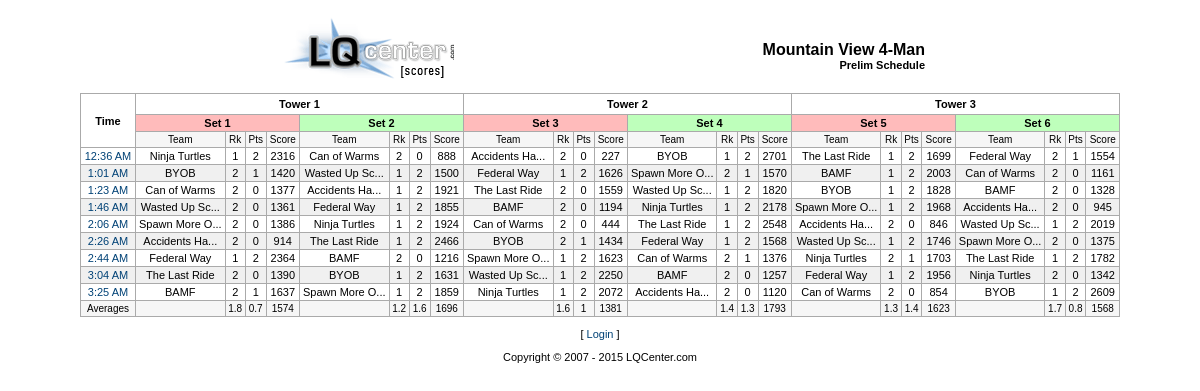
/schedule.php?getEvent=11&getType=pre, run on the app's committed database.
### tables this page shows
CREATE TABLE IF NOT EXISTS `web_events` (
  `id` mediumint(4) NOT NULL AUTO_INCREMENT,
  `stamp` int(10) NOT NULL DEFAULT '0',
  `event_year` smallint(4) NOT NULL,
  `center` smallint(3) NOT NULL DEFAULT '0',
  `title` varchar(50) NOT NULL DEFAULT '',
  `prelim_stamp` int(10) NOT NULL,
  `prelim_sched` enum('auto','manual') NOT NULL DEFAULT 'auto',
  `prelim_gen` enum('0','1') NOT NULL DEFAULT '0',
  `prelim_sets` tinyint(2) NOT NULL DEFAULT '0',
  `prelim_format` enum('dq','tq','none') NOT NULL DEFAULT 'tq',
  `prelim_rankby` enum('score','points') NOT NULL DEFAULT 'score',
  `prelim_drops` enum('0','1') NOT NULL DEFAULT '0',
  `playoff_sets` tinyint(2) NOT NULL DEFAULT '0',
  `playoff_format` enum('dq','tq','none') NOT NULL DEFAULT 'tq',
  `playoff_advance1` tinyint(2) NOT NULL DEFAULT '0',
  `playoff_advance2` tinyint(2) NOT NULL DEFAULT '0',
  `console_sets` tinyint(2) NOT NULL DEFAULT '0',
  `console_format` enum('dq','tq','none') NOT NULL DEFAULT 'tq',
  `playoff_rankby` enum('score','points') NOT NULL DEFAULT 'score',
  `console_advance` tinyint(2) NOT NULL DEFAULT '0',
  `console_advrank` varchar(4) NOT NULL DEFAULT '',
  `final_sets` tinyint(2) NOT NULL DEFAULT '0',
  `final_format` enum('dq','tq','none') NOT NULL DEFAULT 'tq',
  `final_advance` tinyint(2) NOT NULL DEFAULT '0',
  `final_advrank` varchar(4) NOT NULL DEFAULT '',
  `ranks_pre` enum('0','1') NOT NULL DEFAULT '0',
  `ranks_pla` enum('0','1') NOT NULL DEFAULT '0',
  `ranks_con` enum('0','1') NOT NULL DEFAULT '0',
  `ranks_fin` enum('0','1') NOT NULL DEFAULT '0',
  PRIMARY KEY (`id`)
);

CREATE TABLE IF NOT EXISTS `web_games` (
  `id` mediumint(4) NOT NULL AUTO_INCREMENT,
  `event` smallint(3) NOT NULL DEFAULT '0',
  `time` int(10) NOT NULL DEFAULT '0',
  `score_entry` enum('0','1') NOT NULL DEFAULT '0',
  `type` enum('pre','pla','con','fin') NOT NULL DEFAULT 'pre',
  `team1` smallint(4) NOT NULL DEFAULT '0',
  `team1_rank` tinyint(2) NOT NULL DEFAULT '0',
  `team1_score` mediumint(5) NOT NULL DEFAULT '0',
  `team1_deduc` smallint(4) NOT NULL DEFAULT '0',
  `team1_pts` tinyint(2) NOT NULL DEFAULT '0',
  `team2` smallint(4) NOT NULL DEFAULT '0',
  `team2_rank` tinyint(2) NOT NULL DEFAULT '0',
  `team2_score` mediumint(5) NOT NULL DEFAULT '0',
  `team2_deduc` smallint(4) NOT NULL DEFAULT '0',
  `team2_pts` tinyint(2) NOT NULL DEFAULT '0',
  `team3` smallint(4) NOT NULL DEFAULT '0',
  `team3_rank` tinyint(2) NOT NULL DEFAULT '0',
  `team3_score` mediumint(5) NOT NULL DEFAULT '0',
  `team3_deduc` smallint(4) NOT NULL DEFAULT '0',
  `team3_pts` tinyint(2) NOT NULL DEFAULT '0',
  `team4` smallint(4) NOT NULL DEFAULT '0',
  `team4_rank` tinyint(2) NOT NULL DEFAULT '0',
  `team4_score` mediumint(5) NOT NULL DEFAULT '0',
  `team4_deduc` smallint(4) NOT NULL DEFAULT '0',
  `team4_pts` tinyint(2) NOT NULL DEFAULT '0',
  `team5` smallint(4) NOT NULL DEFAULT '0',
  `team5_rank` tinyint(2) NOT NULL DEFAULT '0',
  `team5_score` mediumint(5) NOT NULL DEFAULT '0',
  `team5_deduc` smallint(4) NOT NULL DEFAULT '0',
  `team5_pts` tinyint(2) NOT NULL DEFAULT '0',
  `team6` smallint(4) NOT NULL DEFAULT '0',
  `team6_rank` tinyint(2) NOT NULL DEFAULT '0',
  `team6_score` mediumint(5) NOT NULL DEFAULT '0',
  `team6_deduc` smallint(4) NOT NULL DEFAULT '0',
  `team6_pts` tinyint(2) NOT NULL DEFAULT '0',
  `team7` smallint(4) NOT NULL DEFAULT '0',
  `team7_rank` tinyint(2) NOT NULL DEFAULT '0',
  `team7_score` mediumint(5) NOT NULL DEFAULT '0',
  `team7_deduc` smallint(4) NOT NULL DEFAULT '0',
  `team7_pts` tinyint(2) NOT NULL DEFAULT '0',
  `team8` smallint(4) NOT NULL DEFAULT '0',
  `team8_rank` tinyint(2) NOT NULL DEFAULT '0',
  `team8_score` mediumint(5) NOT NULL DEFAULT '0',
  `team8_deduc` smallint(4) NOT NULL DEFAULT '0',
  `team8_pts` tinyint(2) NOT NULL DEFAULT '0',
  `team9` smallint(4) NOT NULL DEFAULT '0',
  `team9_rank` tinyint(2) NOT NULL DEFAULT '0',
  `team9_score` mediumint(5) NOT NULL DEFAULT '0',
  `team9_deduc` smallint(4) NOT NULL DEFAULT '0',
  `team9_pts` tinyint(2) NOT NULL DEFAULT '0',
  `team10` smallint(4) NOT NULL DEFAULT '0',
  `team11` smallint(4) NOT NULL DEFAULT '0',
  `team12` smallint(4) NOT NULL DEFAULT '0',
  PRIMARY KEY (`id`)
);

### schedule.php (the view, shortened to what the rows shown need)
<?
  require("functions.php");
  if($_POST['submit'] && isset($_COOKIE[lqc_scores_session]))
    {
	if($_POST['do'] == "team_pts")
	    {
		$eventId = $_POST['eventId'];
		$gameId = $_POST['gameId'];
		$game_type = $_POST['game_type'];
		print_header("Admin","Schedule");
		verify_session();
		$team_pts = $_POST['team_pts'];
		foreach($team_pts as $column=>$column_data )
		    {
			if($column_data != "")
			    {
				mysql_query("UPDATE `web_games` SET $column = '$column_data' WHERE id='$gameId' AND event='$eventId'") or die(mysql_error());
			     }
		     }
		echo "<p align=\"center\"><b>Team Points Updated</b></p>\n\n";
		echo "<p align=\"center\">Redirecting...</p>\n\n";
		echo "<p align=\"center\"><a href=\"./schedule.php?eventId=$eventId&game_type=$game_type\">Click here to continue</a></p>\n\n";
		echo "<META HTTP-EQUIV=Refresh CONTENT=\"1; URL=./rank_team_scores.php?eventId=$eventId&game_type=$game_type&onlyPts=true\">\n\n";
		print_footer();
	     }
	elseif($_POST['do'] == "game_time")
	    {
		$eventId = $_POST['eventId'];
		$game_type = $_POST['game_type'];
		$gameId = $_POST['gameId'];
		print_header("Admin","Schedule");
		verify_session();
		$game_time_month = $_POST['game_time_month'];
		$game_time_day = $_POST['game_time_day'];
		$game_time_year = $_POST['game_time_year'];
		$game_time_hh = $_POST['game_time_hh'];
		$game_time_mm = $_POST['game_time_mm'];
		$timestamp = mktime($game_time_hh,$game_time_mm,0,$game_time_month,$game_time_day,$game_time_year);
		mysql_query("UPDATE `web_games` SET time='$timestamp' WHERE id='$gameId' LIMIT 1");
		echo "<p align=\"center\"><b>Game Time Updated</b></p>\n\n";
		echo "<p align=\"center\">Redirecting...</p>\n\n";
		echo "<p align=\"center\"><a href=\"./schedule.php?getEvent=$eventId&getType=$game_type\">Click here to continue</a></p>\n\n";
		echo "<META HTTP-EQUIV=Refresh CONTENT=\"1; URL=./schedule.php?getEvent=$eventId&getType=$game_type\">\n\n";
		print_footer();
	     }
	elseif($_POST['do'] == "add_game")
	    {
		$eventId = $_POST['eventId'];
		$game_type = $_POST['game_type'];
		$event_pack_sets = fetch_pack_sets($eventId,$game_type);
		print_header("Admin","Schedule");
		verify_session();
		$team = $_POST['team'];
		$game_time_month = $_POST['game_time_month'];
		$game_time_day = $_POST['game_time_day'];
		$game_time_year = $_POST['game_time_year'];
		$game_time_hh = $_POST['game_time_hh'];
		$game_time_mm = $_POST['game_time_mm'];
		$game_time = mktime($game_time_hh,$game_time_mm,0,$game_time_month,$game_time_day,$game_time_year);
		$add_game_query = "INSERT INTO `web_games` (`event`, `time`, `type`";
		for($colsA = 1; $colsA < $event_pack_sets+1; $colsA++)
		   {
			$col_name = "team" . $colsA;
			$add_game_query .= ", `$col_name`";
		    }
		$add_game_query .= ") VALUES ('$eventId', '$game_time', '$game_type'";
		for($colsB = 1; $colsB < $event_pack_sets+1; $colsB++)
		   {
			$col_name = "team" . $colsB;
			$add_game_query .= ", '$_POST[$col_name]'";
		    }
		$add_game_query .= ")";
		$insert_game = mysql_query($add_game_query) or die(mysql_error());
		if(!$insert_game)
		    {
			echo "<p align=\"center\"><b>ERROR: Failed to add game</b></p>\n\n";
			echo "<p align=\"center\"><a href=\"./schedule.php?getEvent=$eventId&getType=$game_type\">Click here to continue</a></p>\n\n";
		     }
		else
		    {
			echo "<p align=\"center\"><b>Game Added</b></p>\n\n";
			echo "<p align=\"center\">Redirecting...</p>\n\n";
			echo "<p align=\"center\"><a href=\"./schedule.php?getEvent=$eventId&getType=$game_type\">Click here to continue</a></p>\n\n";
			echo "<META HTTP-EQUIV=Refresh CONTENT=\"1; URL=./schedule.php?getEvent=$eventId&getType=$game_type\">\n\n";
		     }
		print_footer();
	     }
     }
  elseif($_GET["eventId"] != "" && $_GET["generate"] == "playoff_schedule")
    {
	print("Function not available");
     }
  elseif($_GET["getEvent"] != "" && $_GET["getType"] != "")
    {
	$getEvent = $_GET["getEvent"];
	$getType = $_GET["getType"];
	$gameInfo = fetch_game_info($getEvent,$getType);
	print_header($getEvent,"$gameInfo[game_title] Schedule");
	$fetch_teams = mysql_query("SELECT * FROM `web_teams` WHERE team_event='$getEvent' ORDER BY `team_id` ASC");
	while($teamRow = mysql_fetch_assoc($fetch_teams))
	    {
		$team_id = $teamRow["team_id"];
		$team_name = $teamRow["team_name"];
		$team_names[$team_id] = $team_name;
	     }
	$table_width = 50+(165*$gameInfo[game_pack_sets]);
	print("<table width=\"$table_width\" cellspacing=\"1\" cellpadding=\"2\" align=\"center\" bgcolor=\"#aaaaaa\">\n");
	$color1 = "#ffffff";
	$color2 = "#f0f0f0";
	$row_count = 1;
	$fetch_games = mysql_query("SELECT * FROM `web_games` WHERE event='$getEvent' AND type='$getType' ORDER BY `time`, `id` ASC");
	while($gameRow = mysql_fetch_assoc($fetch_games))
	    {
		$row_color = ($row_count % 2) ? $color1 : $color2;
		$game_time = date("g:i A", $gameRow[time]);
		print("  <tr bgcolor=\"$row_color\">\n");
		print("   <td align=\"center\"><a href=\"./schedule.php?getEvent=$getEvent&getType=$getType&getGame=$gameRow[id]\" class=\"tooltip\" title=\"Click here to view game\">$game_time</a></td>\n");
		for($set_column = 1; $set_column < $gameInfo[game_pack_sets]+1; $set_column++)
		    {
			$team_col = "team" . $set_column;
			$team_rank = $team_col . "_rank";
			$team_score = $team_col . "_score";
			$team_deduc = $team_col . "_deduc";
			$team_pts = $team_col . "_pts";
			$field_team = $gameRow[$team_col];
			$field_rank = $gameRow[$team_rank];
			$field_score = $gameRow[$team_score];
			$field_deduc = $gameRow[$team_deduc];
			$field_pts = $gameRow[$team_pts];
			if($field_team == "0")
			    {
				print("   <td colspan=\"4\" class=\"bg_grey_diag\">&nbsp;</td>\n");
			     }
			else
			    {
				$team_name_len = strlen($team_names[$field_team]);
				if($team_name_len > 14)
				    {
					$team_name = substr($team_names[$field_team], 0, 12);
					$team_name .= "...";
					print("   <td align=\"center\" class=\"default\"><a href=\"#\" class=\"tooltip\" title=\"$team_names[$field_team]\">$team_name</a></td>\n");
				     }
				else
				    {
					$team_name = $team_names[$field_team];
					print("   <td align=\"center\">$team_name</td>\n");
				     }
				print("   <td align=\"center\">$field_rank</td>\n");
				print("   <td align=\"center\">$field_pts</td>\n");
				if($field_deduc != "0")
				    {
					print("   <td align=\"center\" class=\"bold_red\"><a href=\"#\" class=\"tooltip\" title=\"$team_name took a deduction of<br>$field_deduc points this game\">$field_score</a></td>\n");
				     }
				else
				    {
					print("   <td align=\"center\">$field_score</td>\n");
				     }
			     }
		     }
		print(" </tr>\n");
		$row_count++;
	     }
	print("</table>\n\n");
	print_footer();
     }
  else
    {
	print_header("Error",0);
	show_error("405 Method Not Allowed");
	print_footer();
     }
?>

### functions.php (shortened to what the rows shown need)
<?
  function fetch_game_info($event_id,$game_type)
    {
	$fetch_event = mysql_query("SELECT * FROM `web_events` WHERE id='$event_id' LIMIT 1") or die(mysql_error());
	$eventRow = mysql_fetch_assoc($fetch_event);
	$event_title = $eventRow[title];
	$center = return_center($eventRow[center]);
	if($game_type == "pre")
	    {
		$game_pack_sets = $eventRow[prelim_sets];
		$game_format = $eventRow[prelim_format];
		$game_title = "Prelim";
	     }
	elseif($game_type == "pla")
	    {
		$game_pack_sets = $eventRow[playoff_sets];
		$game_format = $eventRow[playoff_format];
		$game_title = "Playoff";
	     }
	elseif($game_type == "con")
	    {
		$game_pack_sets = $eventRow[console_sets];
		$game_format = $eventRow[console_format];
		$game_title = "Consoles";
	     }
	elseif($game_type == "fin")
	    {
		$game_pack_sets = $eventRow[final_sets];
		$game_format = $eventRow[final_format];
		$game_title = "Finals";
	     }
	if($game_format == "tq")
	    {
		$format_num = 3;
	     }
	elseif($game_format == "dq")
	    {
		$format_num = 2;
	     }
	elseif($game_format == "none")
	    {
		$format_num = 1;
	     }
	$return_array = array('title' => $event_title, 'game_pack_sets' => $game_pack_sets, 'game_format' => $game_format, 'game_title' => $game_title, 'format_num' => $format_num, 'center' => $center);
	return $return_array;
     }
  function return_center($center_number)
    {
	$find_center = mysql_result(mysql_query("SELECT center_title FROM `web_centers` WHERE center_number='$center_number'"),0);
	return $find_center;
     }
  function print_header($title,$subtitle)
    {
	print("<!DOCTYPE HTML PUBLIC \"-//W3C//DTD HTML 4.01 Transitional//EN\">\n");
	print("<html>\n");
	print("<head>\n");
	if(strlen($title) < 3)
	    {
		$display_title = mysql_result(mysql_query("SELECT title FROM `web_events` WHERE id='$title'"),0);
	     }
	elseif($title != "")
	    {
		print("<title>LQCenter.com - $title</title>\n");
	     }
	else
	    {
		print("<title>LQCenter.com</title>\n");
	     }
	print("<link rel=\"stylesheet\" type=\"text/css\" href=\"./styles.css\">\n");
	print("</head>\n\n");
	print("<body>\n\n");
	if($title == "0")
	    {
		print("<table width=\"650\" height=\"85\" cellspacing=\"0\" cellpadding=\"0\" align=\"center\">\n");
		print("  <tr>\n");
		print("   <td><a href=\"./index.php\"><img border=\"0\" src=\"./images/logo.gif\" width=\"183\" height=\"73\" alt=\"LQCenter.com\"></a></td>\n");
		print(" </tr>\n");
		print("</table>\n");
	     }
	else
	    {
		if(strlen($title) < 3)
		    {
			$display_title = mysql_result(mysql_query("SELECT title FROM `web_events` WHERE id='$title'"),0);
		     }
		else
		    {
			$display_title = $title;
		     }
		print("<table width=\"650\" height=\"85\" cellspacing=\"0\" cellpadding=\"0\" align=\"center\">\n");
		print("  <tr>\n");
		print("   <td rowspan=\"2\"><a href=\"./index.php\"><img border=\"0\" src=\"./images/logo.gif\" width=\"183\" height=\"73\" alt=\"LQCenter.com\"></a></td>\n");
		print("   <td align=\"right\" class=\"large\" valign=\"bottom\"><b>$display_title</b></td>\n");
		print(" </tr>\n");
		print("  <tr>\n");
		print("   <td align=\"right\" valign=\"top\"><b>$subtitle</b></td>\n");
		print(" </tr>\n");
		print("</table>\n");
	     }
     }
  function print_footer()
    {
	print("</body>\n");
	print("</html>");
     }
?>

### data on the page
web_events: title "Mountain View 4-Man"
web_games: time "12:36 AM", team1 "Ninja Turtles", team1_rank "1", team1_pts "2", team1_score "2316", team2 "Can of Warms", team2_rank "2", team2_pts "0", team2_score "888", team_name "Accidents Ha...", team3_rank "2", team3_pts "0", team3_score "227", team4 "BYOB", team4_rank "1", team4_pts "2", team4_score "2701", team5 "The Last Ride", team5_rank "1", team5_pts "2", team5_score "1699", team6 "Federal Way", team6_rank "2", team6_pts "1", team6_score "1554"
web_games: time "1:01 AM", team1 "BYOB", team1_rank "2", team1_pts "1", team1_score "1420", team_name "Wasted Up Sc...", team2_rank "1", team2_pts "2", team2_score "1500", team3 "Federal Way", team3_rank "1", team3_pts "2", team3_score "1626", team_name "Spawn More O...", team4_rank "2", team4_pts "1", team4_score "1570", team5 "BAMF", team5_rank "1", team5_pts "2", team5_score "2003", team6 "Can of Warms", team6_rank "2", team6_pts "0", team6_score "1161"
web_games: time "1:23 AM", team1 "Can of Warms", team1_rank "2", team1_pts "0", team1_score "1377", team_name "Accidents Ha...", team2_rank "1", team2_pts "2", team2_score "1921", team3 "The Last Ride", team3_rank "2", team3_pts "0", team3_score "1559", team_name "Wasted Up Sc...", team4_rank "1", team4_pts "2", team4_score "1820", team5 "BYOB", team5_rank "1", team5_pts "2", team5_score "1828", team6 "BAMF", team6_rank "2", team6_pts "0", team6_score "1328"
web_games: time "1:46 AM", team_name "Wasted Up Sc...", team1_rank "2", team1_pts "0", team1_score "1361", team2 "Federal Way", team2_rank "1", team2_pts "2", team2_score "1855", team3 "BAMF", team3_rank "2", team3_pts "0", team3_score "1194", team4 "Ninja Turtles", team4_rank "1", team4_pts "2", team4_score "2178", team_name "Spawn More O...", team5_rank "1", team5_pts "2", team5_score "1968", team_name "Accidents Ha...", team6_rank "2", team6_pts "0", team6_score "945"
web_games: time "2:06 AM", team_name "Spawn More O...", team1_rank "2", team1_pts "0", team1_score "1386", team2 "Ninja Turtles", team2_rank "1", team2_pts "2", team2_score "1924", team3 "Can of Warms", team3_rank "2", team3_pts "0", team3_score "444", team4 "The Last Ride", team4_rank "1", team4_pts "2", team4_score "2548", team_name "Accidents Ha...", team5_rank "2", team5_pts "0", team5_score "846", team_name "Wasted Up Sc...", team6_rank "1", team6_pts "2", team6_score "2019"
web_games: time "2:26 AM", team_name "Accidents Ha...", team1_rank "2", team1_pts "0", team1_score "914", team2 "The Last Ride", team2_rank "1", team2_pts "2", team2_score "2466", team3 "BYOB", team3_rank "2", team3_pts "1", team3_score "1434", team4 "Federal Way", team4_rank "1", team4_pts "2", team4_score "1568", team_name "Wasted Up Sc...", team5_rank "1", team5_pts "2", team5_score "1746", team_name "Spawn More O...", team6_rank "2", team6_pts "0", team6_score "1375"
web_games: time "2:44 AM", team1 "Federal Way", team1_rank "1", team1_pts "2", team1_score "2364", team2 "BAMF", team2_rank "2", team2_pts "0", team2_score "1216", team_name "Spawn More O...", team3_rank "1", team3_pts "2", team3_score "1623", team4 "Can of Warms", team4_rank "2", team4_pts "1", team4_score "1376", team5 "Ninja Turtles", team5_rank "2", team5_pts "1", team5_score "1703", team6 "The Last Ride", team6_rank "1", team6_pts "2", team6_score "1782"
web_games: time "3:04 AM", team1 "The Last Ride", team1_rank "2", team1_pts "0", team1_score "1390", team2 "BYOB", team2_rank "1", team2_pts "2", team2_score "1631", team_name "Wasted Up Sc...", team3_rank "1", team3_pts "2", team3_score "2250", team4 "BAMF", team4_rank "2", team4_pts "0", team4_score "1257", team5 "Federal Way", team5_rank "1", team5_pts "2", team5_score "1956", team6 "Ninja Turtles", team6_rank "2", team6_pts "0", team6_score "1342"
web_games: time "3:25 AM", team1 "BAMF", team1_rank "2", team1_pts "1", team1_score "1637", team_name "Spawn More O...", team2_rank "1", team2_pts "2", team2_score "1859", team3 "Ninja Turtles", team3_rank "1", team3_pts "2", team3_score "2072", team_name "Accidents Ha...", team4_rank "2", team4_pts "0", team4_score "1120", team5 "Can of Warms", team5_rank "2", team5_pts "0", team5_score "854", team6 "BYOB", team6_rank "1", team6_pts "2", team6_score "2609"

### other printed values
$subtitle "Prelim Schedule"
$avg_rank "1.8"
$avg_pts "0.7"
$avg_score "1574"
$avg_rank "1.2"
$avg_pts "1.6"
$avg_score "1696"
$avg_rank "1.6"
$avg_pts "1"
$avg_score "1381"
$avg_rank "1.4"
$avg_pts "1.3"
$avg_score "1793"
$avg_rank "1.3"
$avg_pts "1.4"
